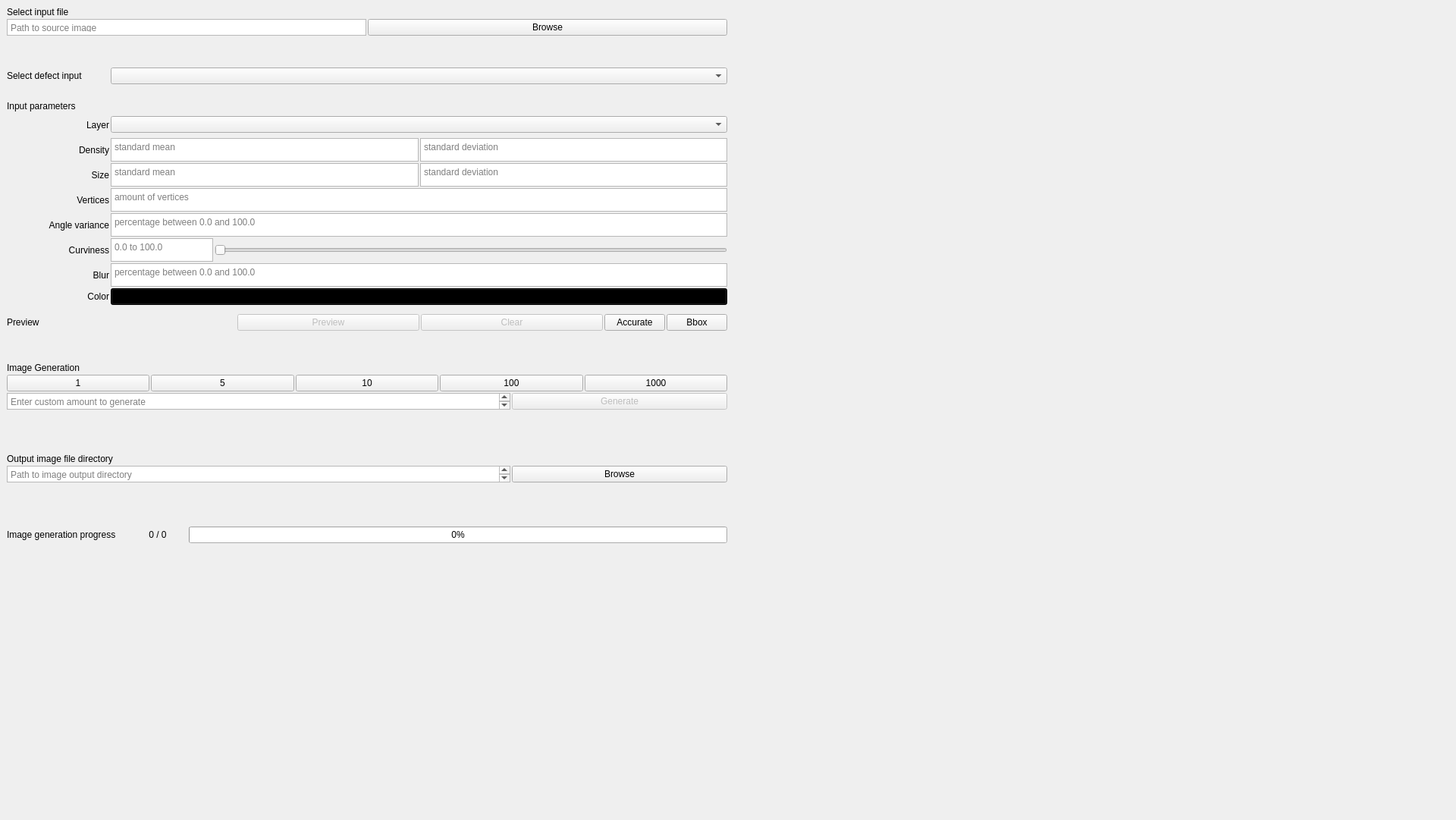
<?xml version="1.0" encoding="UTF-8"?>
<ui version="4.0">
 <class>MainWindow</class>
 <widget class="QMainWindow" name="MainWindow">
  <property name="geometry">
   <rect>
    <x>0</x>
    <y>0</y>
    <width>1920</width>
    <height>1081</height>
   </rect>
  </property>
  <property name="windowTitle">
   <string>MainWindow</string>
  </property>
  <widget class="QWidget" name="centralwidget">
   <property name="enabled">
    <bool>true</bool>
   </property>
   <property name="sizePolicy">
    <sizepolicy hsizetype="Ignored" vsizetype="Ignored">
     <horstretch>0</horstretch>
     <verstretch>0</verstretch>
    </sizepolicy>
   </property>
   <layout class="QHBoxLayout" name="horizontalLayout" stretch="5,5">
    <property name="spacing">
     <number>2</number>
    </property>
    <item>
     <layout class="QVBoxLayout" name="verticalLayout_2" stretch="0,0,0,0,0,0,0,0,0,0,0,0,0,0,0,0,0,0,0,0">
      <item>
       <widget class="QLabel" name="label_3">
        <property name="text">
         <string>Select input file</string>
        </property>
       </widget>
      </item>
      <item>
       <layout class="QHBoxLayout" name="horizontalLayout_3" stretch="0,0">
        <item>
         <widget class="QTextEdit" name="filename_input">
          <property name="sizePolicy">
           <sizepolicy hsizetype="Ignored" vsizetype="Ignored">
            <horstretch>0</horstretch>
            <verstretch>0</verstretch>
           </sizepolicy>
          </property>
          <property name="verticalScrollBarPolicy">
           <enum>Qt::ScrollBarAlwaysOff</enum>
          </property>
          <property name="horizontalScrollBarPolicy">
           <enum>Qt::ScrollBarAsNeeded</enum>
          </property>
          <property name="tabChangesFocus">
           <bool>true</bool>
          </property>
          <property name="readOnly">
           <bool>true</bool>
          </property>
          <property name="placeholderText">
           <string>Path to source image</string>
          </property>
         </widget>
        </item>
        <item>
         <widget class="QPushButton" name="filename_browse">
          <property name="enabled">
           <bool>true</bool>
          </property>
          <property name="text">
           <string>Browse</string>
          </property>
         </widget>
        </item>
       </layout>
      </item>
      <item>
       <spacer name="verticalSpacer_3">
        <property name="orientation">
         <enum>Qt::Vertical</enum>
        </property>
        <property name="sizeType">
         <enum>QSizePolicy::Minimum</enum>
        </property>
        <property name="sizeHint" stdset="0">
         <size>
          <width>20</width>
          <height>40</height>
         </size>
        </property>
       </spacer>
      </item>
      <item>
       <layout class="QHBoxLayout" name="horizontalLayout_7" stretch="1,6">
        <item>
         <widget class="QLabel" name="label_5">
          <property name="text">
           <string>Select defect input</string>
          </property>
         </widget>
        </item>
        <item>
         <widget class="KComboBox" name="kcombobox"/>
        </item>
       </layout>
      </item>
      <item>
       <spacer name="verticalSpacer_7">
        <property name="orientation">
         <enum>Qt::Vertical</enum>
        </property>
        <property name="sizeType">
         <enum>QSizePolicy::Minimum</enum>
        </property>
        <property name="sizeHint" stdset="0">
         <size>
          <width>20</width>
          <height>20</height>
         </size>
        </property>
       </spacer>
      </item>
      <item>
       <layout class="QVBoxLayout" name="verticalLayout_3">
        <item>
         <widget class="QLabel" name="label_14">
          <property name="text">
           <string>Input parameters</string>
          </property>
         </widget>
        </item>
        <item>
         <layout class="QHBoxLayout" name="horizontalLayout_8" stretch="1,6">
          <item>
           <widget class="QLabel" name="label_15">
            <property name="minimumSize">
             <size>
              <width>0</width>
              <height>31</height>
             </size>
            </property>
            <property name="text">
             <string>Layer</string>
            </property>
            <property name="alignment">
             <set>Qt::AlignRight|Qt::AlignTrailing|Qt::AlignVCenter</set>
            </property>
           </widget>
          </item>
          <item>
           <widget class="QComboBox" name="layer_dropdown">
            <property name="sizePolicy">
             <sizepolicy hsizetype="Preferred" vsizetype="Fixed">
              <horstretch>0</horstretch>
              <verstretch>0</verstretch>
             </sizepolicy>
            </property>
           </widget>
          </item>
         </layout>
        </item>
        <item>
         <layout class="QHBoxLayout" name="horizontalLayout_9" stretch="1,3,3">
          <item>
           <widget class="QLabel" name="label_13">
            <property name="minimumSize">
             <size>
              <width>0</width>
              <height>31</height>
             </size>
            </property>
            <property name="text">
             <string>Density</string>
            </property>
            <property name="alignment">
             <set>Qt::AlignRight|Qt::AlignTrailing|Qt::AlignVCenter</set>
            </property>
           </widget>
          </item>
          <item>
           <widget class="QPlainTextEdit" name="density_mean_input">
            <property name="sizePolicy">
             <sizepolicy hsizetype="Expanding" vsizetype="Ignored">
              <horstretch>0</horstretch>
              <verstretch>0</verstretch>
             </sizepolicy>
            </property>
            <property name="minimumSize">
             <size>
              <width>0</width>
              <height>31</height>
             </size>
            </property>
            <property name="tabChangesFocus">
             <bool>true</bool>
            </property>
            <property name="placeholderText">
             <string>standard mean</string>
            </property>
           </widget>
          </item>
          <item>
           <widget class="QPlainTextEdit" name="density_stddev_input">
            <property name="sizePolicy">
             <sizepolicy hsizetype="Expanding" vsizetype="Ignored">
              <horstretch>0</horstretch>
              <verstretch>0</verstretch>
             </sizepolicy>
            </property>
            <property name="minimumSize">
             <size>
              <width>0</width>
              <height>31</height>
             </size>
            </property>
            <property name="tabChangesFocus">
             <bool>true</bool>
            </property>
            <property name="placeholderText">
             <string>standard deviation</string>
            </property>
           </widget>
          </item>
         </layout>
        </item>
        <item>
         <layout class="QHBoxLayout" name="horizontalLayout_13" stretch="1,3,3">
          <item>
           <widget class="QLabel" name="label_16">
            <property name="minimumSize">
             <size>
              <width>0</width>
              <height>31</height>
             </size>
            </property>
            <property name="text">
             <string>Size</string>
            </property>
            <property name="alignment">
             <set>Qt::AlignRight|Qt::AlignTrailing|Qt::AlignVCenter</set>
            </property>
           </widget>
          </item>
          <item>
           <widget class="QPlainTextEdit" name="size_mean_input">
            <property name="sizePolicy">
             <sizepolicy hsizetype="Expanding" vsizetype="Ignored">
              <horstretch>0</horstretch>
              <verstretch>0</verstretch>
             </sizepolicy>
            </property>
            <property name="minimumSize">
             <size>
              <width>0</width>
              <height>31</height>
             </size>
            </property>
            <property name="tabChangesFocus">
             <bool>true</bool>
            </property>
            <property name="placeholderText">
             <string>standard mean</string>
            </property>
           </widget>
          </item>
          <item>
           <widget class="QPlainTextEdit" name="size_stddev_input">
            <property name="sizePolicy">
             <sizepolicy hsizetype="Expanding" vsizetype="Ignored">
              <horstretch>0</horstretch>
              <verstretch>0</verstretch>
             </sizepolicy>
            </property>
            <property name="minimumSize">
             <size>
              <width>0</width>
              <height>31</height>
             </size>
            </property>
            <property name="tabChangesFocus">
             <bool>true</bool>
            </property>
            <property name="placeholderText">
             <string>standard deviation</string>
            </property>
           </widget>
          </item>
         </layout>
        </item>
        <item>
         <layout class="QHBoxLayout" name="horizontalLayout_14" stretch="1,6">
          <item>
           <widget class="QLabel" name="label_17">
            <property name="minimumSize">
             <size>
              <width>0</width>
              <height>31</height>
             </size>
            </property>
            <property name="text">
             <string>Vertices</string>
            </property>
            <property name="alignment">
             <set>Qt::AlignRight|Qt::AlignTrailing|Qt::AlignVCenter</set>
            </property>
           </widget>
          </item>
          <item>
           <widget class="QPlainTextEdit" name="vertices_input">
            <property name="sizePolicy">
             <sizepolicy hsizetype="Expanding" vsizetype="Ignored">
              <horstretch>0</horstretch>
              <verstretch>0</verstretch>
             </sizepolicy>
            </property>
            <property name="minimumSize">
             <size>
              <width>0</width>
              <height>31</height>
             </size>
            </property>
            <property name="tabChangesFocus">
             <bool>true</bool>
            </property>
            <property name="placeholderText">
             <string>amount of vertices</string>
            </property>
           </widget>
          </item>
         </layout>
        </item>
        <item>
         <layout class="QHBoxLayout" name="horizontalLayout_10" stretch="1,6">
          <item>
           <widget class="QLabel" name="label">
            <property name="minimumSize">
             <size>
              <width>0</width>
              <height>31</height>
             </size>
            </property>
            <property name="text">
             <string>Angle variance</string>
            </property>
            <property name="alignment">
             <set>Qt::AlignRight|Qt::AlignTrailing|Qt::AlignVCenter</set>
            </property>
           </widget>
          </item>
          <item>
           <widget class="QPlainTextEdit" name="angle_variance_input">
            <property name="sizePolicy">
             <sizepolicy hsizetype="Expanding" vsizetype="Ignored">
              <horstretch>0</horstretch>
              <verstretch>0</verstretch>
             </sizepolicy>
            </property>
            <property name="minimumSize">
             <size>
              <width>0</width>
              <height>31</height>
             </size>
            </property>
            <property name="tabChangesFocus">
             <bool>true</bool>
            </property>
            <property name="placeholderText">
             <string>percentage between 0.0 and 100.0</string>
            </property>
           </widget>
          </item>
         </layout>
        </item>
        <item>
         <layout class="QHBoxLayout" name="horizontalLayout_15" stretch="1,1,5">
          <item>
           <widget class="QLabel" name="label_18">
            <property name="minimumSize">
             <size>
              <width>0</width>
              <height>31</height>
             </size>
            </property>
            <property name="text">
             <string>Curviness</string>
            </property>
            <property name="alignment">
             <set>Qt::AlignRight|Qt::AlignTrailing|Qt::AlignVCenter</set>
            </property>
           </widget>
          </item>
          <item>
           <widget class="QPlainTextEdit" name="curviness_input">
            <property name="sizePolicy">
             <sizepolicy hsizetype="Expanding" vsizetype="Ignored">
              <horstretch>0</horstretch>
              <verstretch>0</verstretch>
             </sizepolicy>
            </property>
            <property name="minimumSize">
             <size>
              <width>0</width>
              <height>31</height>
             </size>
            </property>
            <property name="tabChangesFocus">
             <bool>true</bool>
            </property>
            <property name="placeholderText">
             <string>0.0 to 100.0</string>
            </property>
           </widget>
          </item>
          <item>
           <widget class="QSlider" name="horizontalSlider">
            <property name="orientation">
             <enum>Qt::Horizontal</enum>
            </property>
           </widget>
          </item>
         </layout>
        </item>
        <item>
         <layout class="QHBoxLayout" name="horizontalLayout_16" stretch="1,6">
          <item>
           <widget class="QLabel" name="label_19">
            <property name="minimumSize">
             <size>
              <width>0</width>
              <height>31</height>
             </size>
            </property>
            <property name="text">
             <string>Blur</string>
            </property>
            <property name="alignment">
             <set>Qt::AlignRight|Qt::AlignTrailing|Qt::AlignVCenter</set>
            </property>
           </widget>
          </item>
          <item>
           <widget class="QPlainTextEdit" name="blur_input">
            <property name="sizePolicy">
             <sizepolicy hsizetype="Expanding" vsizetype="Ignored">
              <horstretch>0</horstretch>
              <verstretch>0</verstretch>
             </sizepolicy>
            </property>
            <property name="minimumSize">
             <size>
              <width>0</width>
              <height>31</height>
             </size>
            </property>
            <property name="tabChangesFocus">
             <bool>true</bool>
            </property>
            <property name="placeholderText">
             <string>percentage between 0.0 and 100.0</string>
            </property>
           </widget>
          </item>
         </layout>
        </item>
        <item>
         <layout class="QHBoxLayout" name="horizontalLayout_11" stretch="1,6">
          <item>
           <widget class="QLabel" name="label_2">
            <property name="text">
             <string>Color</string>
            </property>
            <property name="alignment">
             <set>Qt::AlignRight|Qt::AlignTrailing|Qt::AlignVCenter</set>
            </property>
           </widget>
          </item>
          <item>
           <widget class="QPushButton" name="color_input">
            <property name="sizePolicy">
             <sizepolicy hsizetype="Preferred" vsizetype="Fixed">
              <horstretch>0</horstretch>
              <verstretch>0</verstretch>
             </sizepolicy>
            </property>
            <property name="styleSheet">
             <string notr="true">background-color: black</string>
            </property>
            <property name="text">
             <string/>
            </property>
           </widget>
          </item>
         </layout>
        </item>
       </layout>
      </item>
      <item>
       <spacer name="verticalSpacer_4">
        <property name="orientation">
         <enum>Qt::Vertical</enum>
        </property>
        <property name="sizeType">
         <enum>QSizePolicy::Minimum</enum>
        </property>
        <property name="sizeHint" stdset="0">
         <size>
          <width>20</width>
          <height>10</height>
         </size>
        </property>
       </spacer>
      </item>
      <item>
       <layout class="QHBoxLayout" name="horizontalLayout_4" stretch="1,4,4,4,1,1">
        <item>
         <widget class="QLabel" name="label_6">
          <property name="text">
           <string>Preview</string>
          </property>
         </widget>
        </item>
        <item>
         <widget class="QLabel" name="invalid_parameters_error">
          <property name="enabled">
           <bool>true</bool>
          </property>
          <property name="font">
           <font>
            <weight>75</weight>
            <bold>true</bold>
           </font>
          </property>
          <property name="styleSheet">
           <string notr="true">QLabel { color : red; }</string>
          </property>
          <property name="text">
           <string/>
          </property>
          <property name="scaledContents">
           <bool>false</bool>
          </property>
          <property name="alignment">
           <set>Qt::AlignRight|Qt::AlignTrailing|Qt::AlignVCenter</set>
          </property>
         </widget>
        </item>
        <item>
         <widget class="QPushButton" name="preview_button">
          <property name="enabled">
           <bool>false</bool>
          </property>
          <property name="text">
           <string>Preview</string>
          </property>
         </widget>
        </item>
        <item>
         <widget class="QPushButton" name="clear_preview_button">
          <property name="enabled">
           <bool>false</bool>
          </property>
          <property name="text">
           <string>Clear</string>
          </property>
         </widget>
        </item>
        <item>
         <widget class="QPushButton" name="toggle_accuracy_button">
          <property name="text">
           <string>Accurate</string>
          </property>
         </widget>
        </item>
        <item>
         <widget class="QPushButton" name="toggle_bbox_button">
          <property name="text">
           <string>Bbox</string>
          </property>
          <property name="checkable">
           <bool>true</bool>
          </property>
         </widget>
        </item>
       </layout>
      </item>
      <item>
       <spacer name="verticalSpacer_2">
        <property name="orientation">
         <enum>Qt::Vertical</enum>
        </property>
        <property name="sizeType">
         <enum>QSizePolicy::Minimum</enum>
        </property>
        <property name="sizeHint" stdset="0">
         <size>
          <width>20</width>
          <height>40</height>
         </size>
        </property>
       </spacer>
      </item>
      <item>
       <widget class="QLabel" name="label_7">
        <property name="text">
         <string>Image Generation</string>
        </property>
       </widget>
      </item>
      <item>
       <layout class="QHBoxLayout" name="horizontalLayout_2">
        <item>
         <widget class="QPushButton" name="gen_1_button">
          <property name="text">
           <string>1</string>
          </property>
         </widget>
        </item>
        <item>
         <widget class="QPushButton" name="gen_5_button">
          <property name="text">
           <string>5</string>
          </property>
         </widget>
        </item>
        <item>
         <widget class="QPushButton" name="gen_10_button">
          <property name="text">
           <string>10</string>
          </property>
         </widget>
        </item>
        <item>
         <widget class="QPushButton" name="gen_100_button">
          <property name="text">
           <string>100</string>
          </property>
         </widget>
        </item>
        <item>
         <widget class="QPushButton" name="gen_1000_button">
          <property name="text">
           <string>1000</string>
          </property>
         </widget>
        </item>
       </layout>
      </item>
      <item>
       <layout class="QHBoxLayout" name="horizontalLayout_5" stretch="7,3">
        <item>
         <widget class="QPlainTextEdit" name="gen_manual_input">
          <property name="sizePolicy">
           <sizepolicy hsizetype="Expanding" vsizetype="Ignored">
            <horstretch>0</horstretch>
            <verstretch>0</verstretch>
           </sizepolicy>
          </property>
          <property name="placeholderText">
           <string>Enter custom amount to generate</string>
          </property>
         </widget>
        </item>
        <item>
         <widget class="QPushButton" name="generate_button">
          <property name="enabled">
           <bool>false</bool>
          </property>
          <property name="text">
           <string>Generate</string>
          </property>
         </widget>
        </item>
       </layout>
      </item>
      <item>
       <widget class="QLabel" name="invalid_images_amount_error">
        <property name="font">
         <font>
          <weight>75</weight>
          <bold>true</bold>
         </font>
        </property>
        <property name="styleSheet">
         <string notr="true">QLabel { color : red; }</string>
        </property>
        <property name="text">
         <string/>
        </property>
       </widget>
      </item>
      <item>
       <spacer name="verticalSpacer_5">
        <property name="orientation">
         <enum>Qt::Vertical</enum>
        </property>
        <property name="sizeType">
         <enum>QSizePolicy::Minimum</enum>
        </property>
        <property name="sizeHint" stdset="0">
         <size>
          <width>20</width>
          <height>40</height>
         </size>
        </property>
       </spacer>
      </item>
      <item>
       <widget class="QLabel" name="label_8">
        <property name="text">
         <string>Output image file directory</string>
        </property>
       </widget>
      </item>
      <item>
       <layout class="QHBoxLayout" name="horizontalLayout_6" stretch="7,3">
        <item>
         <widget class="QPlainTextEdit" name="image_path_input">
          <property name="sizePolicy">
           <sizepolicy hsizetype="Expanding" vsizetype="Ignored">
            <horstretch>0</horstretch>
            <verstretch>0</verstretch>
           </sizepolicy>
          </property>
          <property name="readOnly">
           <bool>true</bool>
          </property>
          <property name="placeholderText">
           <string>Path to image output directory</string>
          </property>
         </widget>
        </item>
        <item>
         <widget class="QPushButton" name="image_output_browse">
          <property name="text">
           <string>Browse</string>
          </property>
         </widget>
        </item>
       </layout>
      </item>
      <item>
       <widget class="QLabel" name="invalid_output_dir_error">
        <property name="font">
         <font>
          <weight>75</weight>
          <bold>true</bold>
         </font>
        </property>
        <property name="styleSheet">
         <string notr="true">QLabel { color : red; }</string>
        </property>
        <property name="text">
         <string/>
        </property>
       </widget>
      </item>
      <item>
       <spacer name="verticalSpacer_6">
        <property name="orientation">
         <enum>Qt::Vertical</enum>
        </property>
        <property name="sizeType">
         <enum>QSizePolicy::Minimum</enum>
        </property>
        <property name="sizeHint" stdset="0">
         <size>
          <width>20</width>
          <height>40</height>
         </size>
        </property>
       </spacer>
      </item>
      <item>
       <layout class="QHBoxLayout" name="horizontalLayout_12" stretch="2,1,9">
        <item>
         <widget class="QLabel" name="label_4">
          <property name="text">
           <string>Image generation progress</string>
          </property>
         </widget>
        </item>
        <item>
         <widget class="QLabel" name="file_progress">
          <property name="text">
           <string>0 / 0</string>
          </property>
          <property name="alignment">
           <set>Qt::AlignCenter</set>
          </property>
         </widget>
        </item>
        <item>
         <widget class="QProgressBar" name="progressBar">
          <property name="value">
           <number>0</number>
          </property>
         </widget>
        </item>
       </layout>
      </item>
      <item>
       <spacer name="verticalSpacer">
        <property name="orientation">
         <enum>Qt::Vertical</enum>
        </property>
        <property name="sizeType">
         <enum>QSizePolicy::Expanding</enum>
        </property>
        <property name="sizeHint" stdset="0">
         <size>
          <width>20</width>
          <height>40</height>
         </size>
        </property>
       </spacer>
      </item>
     </layout>
    </item>
    <item>
     <layout class="QVBoxLayout" name="verticalLayout">
      <item>
       <widget class="QLabel" name="shown_image">
        <property name="sizePolicy">
         <sizepolicy hsizetype="Ignored" vsizetype="Preferred">
          <horstretch>0</horstretch>
          <verstretch>0</verstretch>
         </sizepolicy>
        </property>
        <property name="text">
         <string/>
        </property>
        <property name="scaledContents">
         <bool>true</bool>
        </property>
        <property name="alignment">
         <set>Qt::AlignCenter</set>
        </property>
       </widget>
      </item>
     </layout>
    </item>
   </layout>
  </widget>
 </widget>
 <customwidgets>
  <customwidget>
   <class>KComboBox</class>
   <extends>QComboBox</extends>
   <header>kcombobox.h</header>
  </customwidget>
 </customwidgets>
 <tabstops>
  <tabstop>filename_input</tabstop>
  <tabstop>filename_browse</tabstop>
  <tabstop>layer_dropdown</tabstop>
  <tabstop>density_mean_input</tabstop>
  <tabstop>density_stddev_input</tabstop>
  <tabstop>size_mean_input</tabstop>
  <tabstop>size_stddev_input</tabstop>
  <tabstop>vertices_input</tabstop>
  <tabstop>angle_variance_input</tabstop>
  <tabstop>curviness_input</tabstop>
  <tabstop>blur_input</tabstop>
  <tabstop>preview_button</tabstop>
  <tabstop>clear_preview_button</tabstop>
  <tabstop>toggle_accuracy_button</tabstop>
  <tabstop>toggle_bbox_button</tabstop>
  <tabstop>gen_1_button</tabstop>
  <tabstop>gen_5_button</tabstop>
  <tabstop>gen_10_button</tabstop>
  <tabstop>gen_100_button</tabstop>
  <tabstop>gen_1000_button</tabstop>
  <tabstop>gen_manual_input</tabstop>
  <tabstop>generate_button</tabstop>
  <tabstop>image_path_input</tabstop>
  <tabstop>image_output_browse</tabstop>
 </tabstops>
 <resources/>
 <connections/>
</ui>
